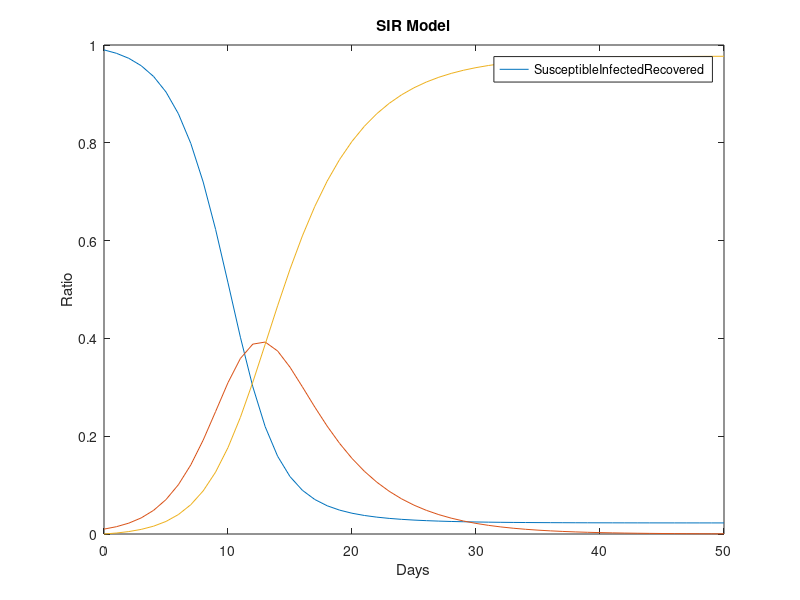

Here is the MATLAB script that generated this plot:
clear all
clc

a = 0.7;
b = 0.2;

S = zeros(50,1);
I = zeros(50,1);
R = zeros(50,1);

S(1) = 0.99;
I(1) = 0.01;
R(1) = 0.00;

for t=1:50
    S(t+1) = S(t) - a*I(t)*S(t);
    I(t+1) = I(t) + a*I(t)*S(t) -b*I(t);
    R(t+1) = R(t) + b*I(t);
end
tmtx = 0:1:50;
plot(tmtx,S,tmtx,I,tmtx,R)
legend(["Susceptible","Infected","Recovered"])
xlabel("Days")
ylabel("Ratio")
title("SIR Model")
